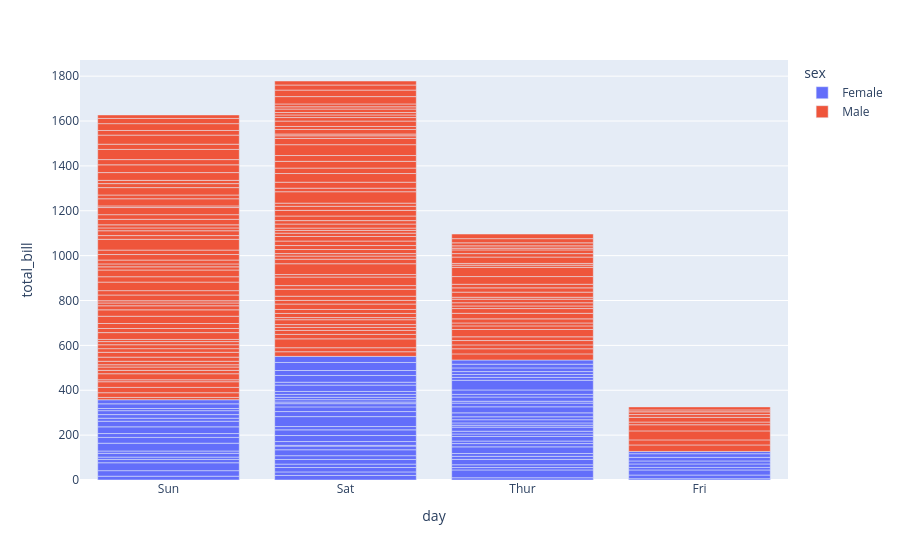

Notebook cell for this chart:
### Code cell
#color – grouped bars
px.bar(tips, x='day', y='total_bill', color='sex')

### Figure 1 — Plotly figure (JSON) as saved in the notebook; plotly's stock layout.template omitted (floating-point values rounded to 4 significant figures; data arrays with more than 128 entries replaced by an {"elided": "..."} marker saying what was removed)
{"data": [{"hovertemplate": "sex=Female<br>day=%{x}<br>total_bill=%{y}<extra></extra>", "legendgroup": "Female", "marker": {"color": "#636efa", "pattern": {"shape": ""}}, "name": "Female", "orientation": "v", "showlegend": true, "textposition": "auto", "type": "bar", "x": ["Sun", "Sun", "Sun", "Sun", "Sun", "Sun", "Sat", "Sat", "Sat", "Sat", "Sat", "Sat", "Sun", "Sun", "Sat", "Sat", "Sat", "Sat", "Sat", "Sat", "Sat", "Thur", "Thur", "Fri", "Fri", "Fri", "Fri", "Fri", "Sat", "Sat", "Sat", "Sat", "Sat", "Sun", "Sun", "Thur", "Thur", "Thur", "Thur", "Thur", "Thur", "Thur", "Thur", "Thur", "Thur", "Thur", "Thur", "Thur", "Thur", "Thur", "Thur", "Thur", "Thur", "Thur", "Thur", "Thur", "Thur", "Sun", "Sun", "Sun", "Sun", "Sun", "Sat", "Sat", "Sun", "Sun", "Sun", "Thur", "Thur", "Thur", "Thur", "Thur", "Thur", "Thur", "Sat", "Sat", "Sat", "Sat", "Sat", "Fri", "Fri", "Fri", "Fri", "Sat", "Sat", "Sat", "Thur"], "xaxis": "x", "y": [16.99, 24.59, 35.26, 14.83, 10.33, 16.97, 20.29, 15.77, 19.65, 15.06, 20.69, 16.93, 10.29, 34.81, 26.41, 16.45, 3.07, 17.07, 26.86, 25.28, 14.73, 10.07, 34.83, 5.75, 16.32, 22.75, 11.35, 15.38, 44.3, 22.42, 20.92, 14.31, 7.25, 25.71, 17.31, 10.65, 12.43, 24.08, 13.42, 12.48, 29.8, 14.52, 11.38, 20.27, 11.17, 12.26, 18.26, 8.51, 10.33, 14.15, 13.16, 17.47, 27.05, 16.43, 8.35, 18.64, 11.87, 29.85, 25.0, 13.39, 16.21, 17.51, 10.59, 10.63, 9.6, 20.9, 18.15, 19.81, 43.11, 13.0, 12.74, 13.0, 16.4, 16.47, 12.76, 13.27, 28.17, 12.9, 30.14, 13.42, 15.98, 16.27, 10.09, 22.12, 35.83, 27.18, 18.78], "yaxis": "y"}, {"hovertemplate": "sex=Male<br>day=%{x}<br>total_bill=%{y}<extra></extra>", "legendgroup": "Male", "marker": {"color": "#EF553B", "pattern": {"shape": ""}}, "name": "Male", "orientation": "v", "showlegend": true, "textposition": "auto", "type": "bar", "x": {"elided": "157 str values"}, "xaxis": "x", "y": {"elided": "157 float values"}, "yaxis": "y"}], "layout": {"barmode": "relative", "legend": {"title": {"text": "sex"}, "tracegroupgap": 0}, "margin": {"t": 60}, "xaxis": {"anchor": "y", "domain": [0, 1], "title": {"text": "day"}}, "yaxis": {"anchor": "x", "domain": [0, 1], "title": {"text": "total_bill"}}}}
